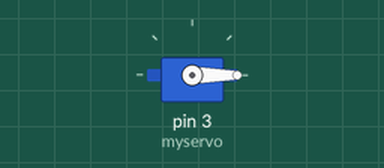
This sketch was run on a simulated Arduino Uno, built with avr-gcc and run on an emulated ATmega328P. On the bench: servo.

Above: at 0.05 s.
At 2.0 s:
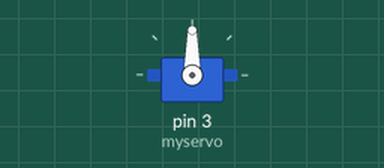
At 4.0 s:
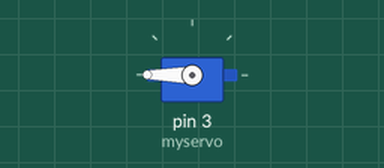
Timing chart, 0 to 5.2 s (numbered marks = the images above):
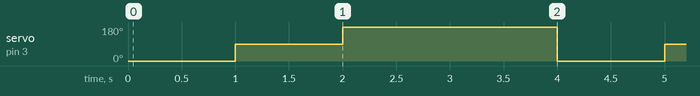

Measured:
- by itself, servo on pin 3 (myservo): repeats every 4.0 s: 180° 2.0 s, 0° 1.0 s, 90° 1.0 s

The sketch:

sketch_apr02c.ino
```cpp
#include <Servo.h>

Servo myservo;

void setup() {
  // put your setup code here, to run once:
  myservo.attach(3);
}

void loop() {
  // put your main code here, to run repeatedly:
  myservo.write(0);
  delay(1000);
  myservo.write(90);
  delay(1000);
  myservo.write(180);
  delay(2000);
}
```
